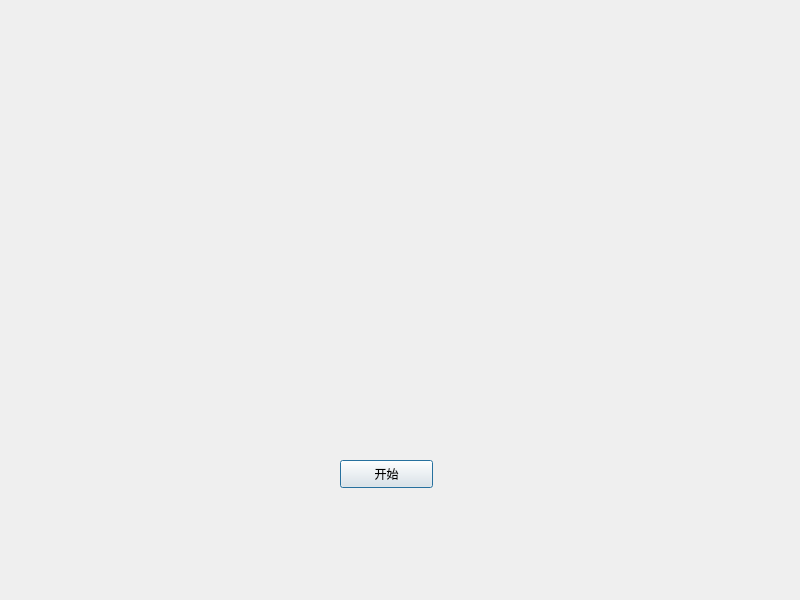
<?xml version="1.0" encoding="UTF-8"?>
<ui version="4.0">
 <class>Dialog</class>
 <widget class="QDialog" name="Dialog">
  <property name="geometry">
   <rect>
    <x>0</x>
    <y>0</y>
    <width>800</width>
    <height>600</height>
   </rect>
  </property>
  <property name="windowTitle">
   <string>Dialog</string>
  </property>
  <widget class="QPushButton" name="pushButton_open">
   <property name="geometry">
    <rect>
     <x>340</x>
     <y>460</y>
     <width>93</width>
     <height>28</height>
    </rect>
   </property>
   <property name="text">
    <string>开始</string>
   </property>
  </widget>
 </widget>
 <resources/>
 <connections/>
</ui>
